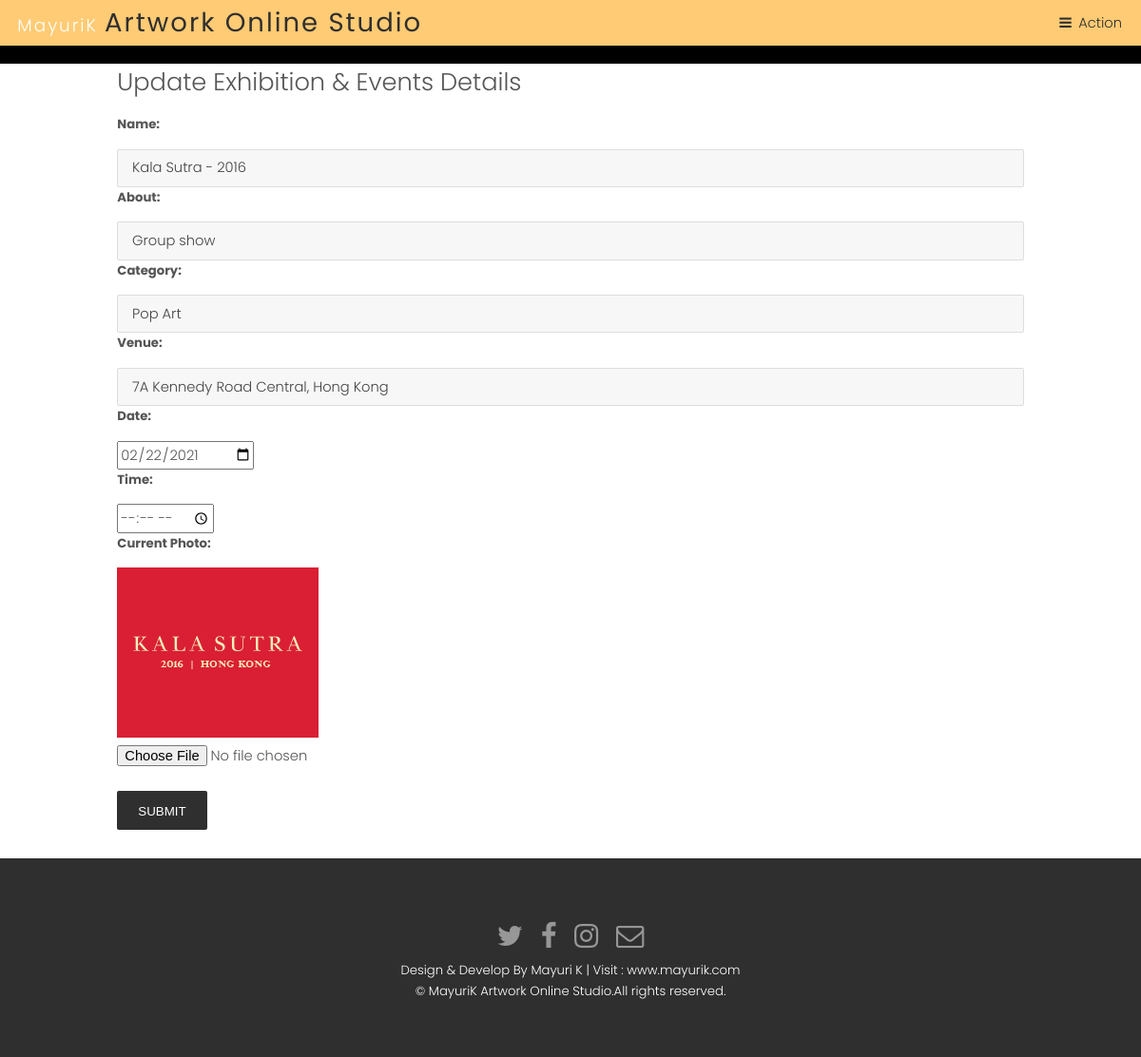
The page /admin/update_exhibitionevents.php?id=7 on the database its author committed.
### tables this page shows
CREATE TABLE `exhibition_events` (
  `ex_id` int(100) NOT NULL,
  `event_name` varchar(100) NOT NULL,
  `event_about` varchar(500) NOT NULL,
  `event_category` varchar(100) NOT NULL,
  `event_venue` varchar(500) NOT NULL,
  `event_date` date NOT NULL,
  `event_time` varchar(500) NOT NULL,
  `event_photo` varchar(900) NOT NULL
);

### admin/update_exhibitionevents.php (the view, shortened to what this page needs)
<?php include("header/header.php");?>
<div class="back-img back-img1">
   <div class="container divform">
      <?php
         $r = $_GET[ 'id' ];
         $s = mysqli_query( $con, "select * from exhibition_events where ex_id=$r" );
         while ( $row = mysqli_fetch_array( $s ) ) {
         	?>
      <h2>Update Exhibition & Events Details</h2>
      <form action="" method="post" name="f1" enctype="multipart/form-data">
         <div class="form-group">
            <label for="artnm">Name:</label>
            <input type="text" class="form-control" id="artnm" name="a1" required value="<?php echo $row[1];?>">
         </div>
         <div class="form-group">
            <label for="artnm">About:</label>
            <input type="text" class="form-control" id="artab" name="a2" required value="<?php echo $row[2];?>">
         </div>
         <div class="form-group">
            <label for="sell">Category:</label>
            <select class="form-control" id="sel1" name="a3" required>
               <option value="<?php echo $row[3];?>" selected><?php echo $row[3];?></option>
            </select>
         </div>
         <div class="form-group">
            <label for="pr">Venue:</label>
            <input type="text" class="form-control" id="pr" name="a4" required value="<?php echo $row[4];?>">
         </div>
         <div class="form-group">
            <label for="dis">Date:</label>
            <input type="date" class="form-control" id="dis" name="a5" required value="<?php echo $row[5];?>">
         </div>
         <div class="form-group">
            <label for="ph">Time:</label>
            <input type="time" class="form-control" id="ph" name="a6" value="<?php echo $row[6];?>">
         </div>
         <div class="form-group">
            <label for="ph">Current Photo:</label>
            <img src="<?php echo $row[7];?>" class='img-responsive dp'><br/>
            <input type="file" class="form-control" id="uploadedimage" name="uploadedimage" value="<?php echo $row[7];?>">
         </div>
         <br/>
         <button type="Update" class="button special" name="sub">Submit</button>
      </form>
      <?php } ?>
   </div>
</div>
<?php include( "../footer/footer.php" );?>

### assets/css/main.css (style rules this page uses)
html, body, div, span, applet, object, iframe, h1, h2, h3, h4, h5, h6, p, blockquote, pre, a, abbr, acronym, address, big, cite, code, del, dfn, em, img, ins, kbd, q, s, samp, small, strike, strong, sub, sup, tt, var, b, u, i, center, dl, dt, dd, ol, ul, li, fieldset, form, label, legend, table, caption, tbody, tfoot, thead, tr, th, td, article, aside, canvas, details, embed, figure, figcaption, footer, header, hgroup, menu, nav, output, ruby, section, summary, time, mark, audio, video { margin: 0; padding: 0; border: 0; font-size: 100%; font: inherit; vertical-align: baseline; }
body { line-height: 1; }
body { -webkit-text-size-adjust: none; }
*, *:before, *:after { -moz-box-sizing: border-box; -webkit-box-sizing: border-box; box-sizing: border-box; }
.container { margin-left: auto; margin-right: auto; }
.container { width: 80rem; }
@media screen and (max-width: 1680px) { .container { width: 80rem; } }
@media screen and (max-width: 1280px) { .container { width: 65rem; } }
body { -ms-overflow-style: scrollbar; }
body { background: #fff; }
html { font-size: 13pt; }
@media screen and (max-width: 1680px) { html { font-size: 11pt; } }
@media screen and (max-width: 1280px) { html { font-size: 11pt; } }
body { background-color: #fff; color: #444; }
body, input, select, textarea { font-family: "Poppins", sans-serif; font-weight: 300; font-size: 1rem; line-height: 1.65; }
h1, h2, h3, h4, h5, h6 { font-weight: 300; line-height: 1.5; margin: 0 0 1rem 0; }
h2 { font-size: 1.75rem; }
input, select, textarea { color: #555; }
h1, h2, h3, h4, h5, h6 { color: #555; }
input[type="submit"], input[type="reset"], input[type="button"], button, .button { -moz-appearance: none; -webkit-appearance: none; -ms-appearance: none; appearance: none; -moz-transition: background-color 0.2s ease-in-out, color 0.2s ease-in-out; -webkit-transition: background-color 0.2s ease-in-out, color 0.2s ease-in-out; -ms-transition: background-color 0.2s ease-in-out, color 0.2s ease-in-out; transition: background-color 0.2s ease-in-out, color 0.2s ease-in-out; border-radius: 2px; border: 0; cursor: pointer; display: inline-block; font-weight: 300; height: 2.85rem; line-height: 2.95rem; padding: 0 1.5rem; text-align: center; text-decoration: none; text-transform: uppercase; white-space: nowrap; }
input[type="submit"], input[type="reset"], input[type="button"], button, .button { background-color: #f2f2f2; color: #000 !important; }
input[type="submit"].special, input[type="reset"].special, input[type="button"].special, button.special, .button.special { background-color: #2f2f2f; color: #ffffff !important; }
form { margin: 0 0 2rem 0; }
label { display: block; font-size: 0.9rem; font-weight: 700; margin: 0 0 1rem 0; }
input[type="text"], input[type="password"], input[type="email"], select, textarea { -moz-appearance: none; -webkit-appearance: none; -ms-appearance: none; appearance: none; border-radius: 2px; border: none; border: solid 1px; color: inherit; display: block; outline: 0; padding: 0 1rem; text-decoration: none; width: 100%; }
input[type="text"], input[type="password"], input[type="email"], select { height: 2.75rem; }
label { color: #555; }
input[type="text"], input[type="password"], input[type="email"], select, textarea { background: rgba(144, 144, 144, 0.075); border-color: rgba(144, 144, 144, 0.25); }
.back-img { background-repeat: no-repeat !important; background-attachment: fixed !important; }

### rows shown on the page
exhibition_events: a1 "Kala Sutra - 2016", a2 "Group show", a3 "Pop Art", a4 "7A Kennedy Road Central, Hong Kong", a5 "02/22/2021", event_photo (picture)
